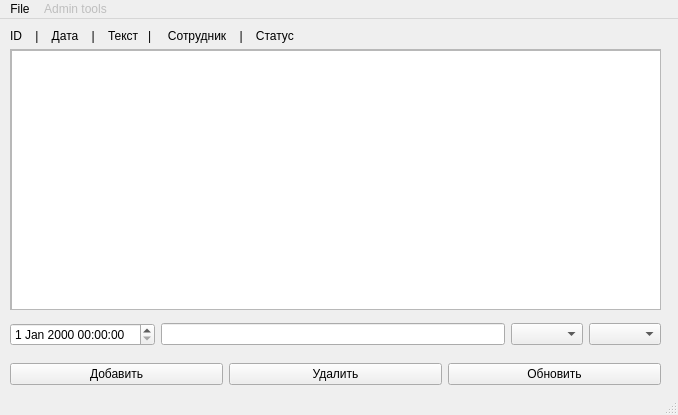
<?xml version="1.0" encoding="UTF-8"?>
<ui version="4.0">
 <class>mainScreen</class>
 <widget class="QMainWindow" name="mainScreen">
  <property name="geometry">
   <rect>
    <x>0</x>
    <y>0</y>
    <width>678</width>
    <height>415</height>
   </rect>
  </property>
  <property name="windowTitle">
   <string>Yatdl</string>
  </property>
  <widget class="QWidget" name="centralwidget">
   <widget class="QWidget" name="horizontalLayoutWidget">
    <property name="geometry">
     <rect>
      <x>10</x>
      <y>300</y>
      <width>651</width>
      <height>31</height>
     </rect>
    </property>
    <layout class="QHBoxLayout" name="horizontalLayout">
     <item>
      <widget class="QDateTimeEdit" name="dateTimeEdit"/>
     </item>
     <item>
      <widget class="QLineEdit" name="lineEdit"/>
     </item>
     <item>
      <widget class="QComboBox" name="comboBox"/>
     </item>
     <item>
      <widget class="QComboBox" name="statusBox"/>
     </item>
    </layout>
   </widget>
   <widget class="QWidget" name="horizontalLayoutWidget_2">
    <property name="geometry">
     <rect>
      <x>10</x>
      <y>340</y>
      <width>651</width>
      <height>31</height>
     </rect>
    </property>
    <layout class="QHBoxLayout" name="horizontalLayout_2">
     <item>
      <widget class="QPushButton" name="newTaskButton">
       <property name="text">
        <string>Добавить</string>
       </property>
      </widget>
     </item>
     <item>
      <widget class="QPushButton" name="deleteButton">
       <property name="text">
        <string>Удалить</string>
       </property>
      </widget>
     </item>
     <item>
      <widget class="QPushButton" name="refreshButton">
       <property name="text">
        <string>Обновить</string>
       </property>
      </widget>
     </item>
    </layout>
   </widget>
   <widget class="QWidget" name="verticalLayoutWidget">
    <property name="geometry">
     <rect>
      <x>10</x>
      <y>10</y>
      <width>651</width>
      <height>281</height>
     </rect>
    </property>
    <layout class="QVBoxLayout" name="verticalLayout">
     <item>
      <widget class="QLabel" name="label">
       <property name="text">
        <string>ID    |    Дата    |    Текст   |     Сотрудник    |    Статус</string>
       </property>
       <property name="alignment">
        <set>Qt::AlignBottom|Qt::AlignLeading|Qt::AlignLeft</set>
       </property>
      </widget>
     </item>
     <item>
      <widget class="QScrollArea" name="scrollArea">
       <property name="widgetResizable">
        <bool>true</bool>
       </property>
       <widget class="QWidget" name="scrollAreaWidgetContents">
        <property name="geometry">
         <rect>
          <x>0</x>
          <y>0</y>
          <width>647</width>
          <height>257</height>
         </rect>
        </property>
        <widget class="QListWidget" name="taskList">
         <property name="geometry">
          <rect>
           <x>0</x>
           <y>0</y>
           <width>651</width>
           <height>281</height>
          </rect>
         </property>
        </widget>
       </widget>
      </widget>
     </item>
    </layout>
   </widget>
  </widget>
  <widget class="QMenuBar" name="menubar">
   <property name="geometry">
    <rect>
     <x>0</x>
     <y>0</y>
     <width>678</width>
     <height>19</height>
    </rect>
   </property>
   <widget class="QMenu" name="menuFile">
    <property name="title">
     <string>File</string>
    </property>
    <addaction name="actionClose_session"/>
   </widget>
   <widget class="QMenu" name="menuAdmin_tools">
    <property name="enabled">
     <bool>false</bool>
    </property>
    <property name="title">
     <string>Admin tools</string>
    </property>
    <addaction name="actionRegistration"/>
   </widget>
   <addaction name="menuFile"/>
   <addaction name="menuAdmin_tools"/>
  </widget>
  <widget class="QStatusBar" name="statusbar"/>
  <action name="actionClose_session">
   <property name="text">
    <string>Close session</string>
   </property>
  </action>
  <action name="actionRegistration">
   <property name="enabled">
    <bool>true</bool>
   </property>
   <property name="text">
    <string>Registration</string>
   </property>
  </action>
 </widget>
 <resources/>
 <connections/>
</ui>
